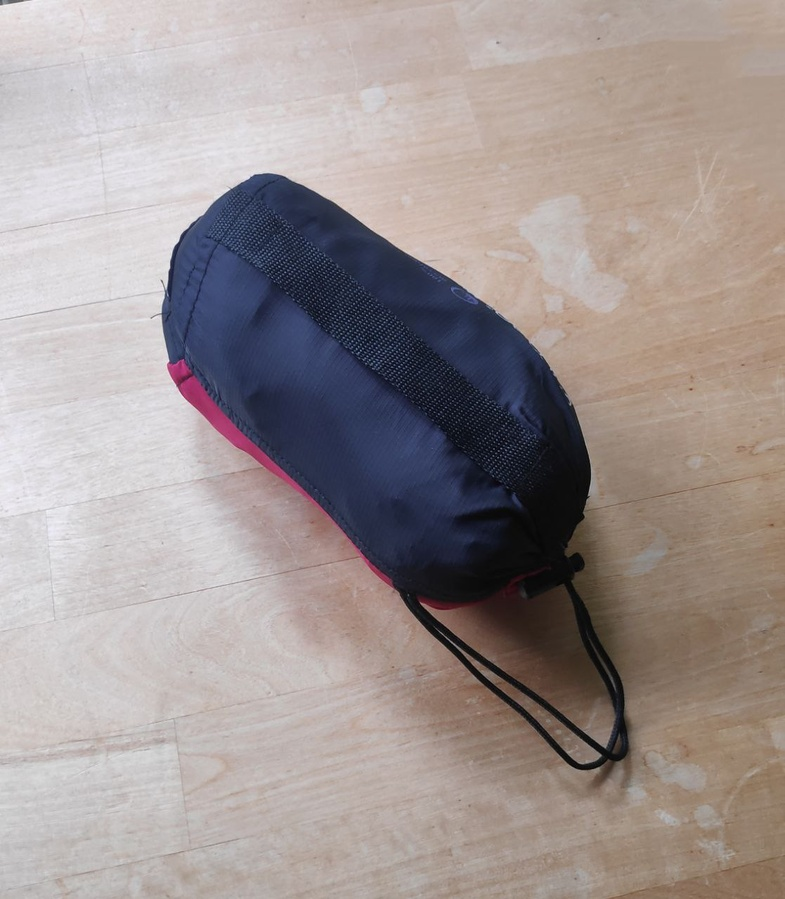
#> input picture lab1/imgs/im_bl.jpg, 785 x 899 px, shrunk from 1117 x 1280 before the run
$ python main.py
#> lines starting #> are read from the running program, lines starting #| are printed output that depends on the picture; after the words box and inside, x2 and y2 are one past the last pixel; in counts of white or black regions, pixels touching at a corner belong together; long printed decimals are rounded
### lab1/otsu.py
from PIL import Image
import pixelprocessor as ppr
import matplotlib.pyplot as plt
import numpy as np

def highlight_by_Otsu(url='imgs/im_bl.jpg', show_mediatorial_res=False):
#> called with url = 'imgs/im_bl.jpg', show_mediatorial_res = False
    img = Image.open(url)
#> img is the input picture: PIL image 785x899 RGB; mean R, G, B 159.1, 149, 147.5
    obj_tone = 'bl'
    pixels = list(img.getdata())
#> pixels = 705715 items
    img_whb= img.copy()
    new_pixels = ppr.conv(pixels)
#> the loop in conv, `for i in pixels:` made 705715 passes
#> (i, aver) on passes 1 to 3: ((84, 91, 97), 90), ((87, 94, 100), 93), ((123, 130, 136), 129)
#> new_pixels = 705715 items
    # if(obj_tone == 'wh'):
    #     new_pixels = ppr.invert_greyscale(new_pixels)
    img_whb.putdata(new_pixels)
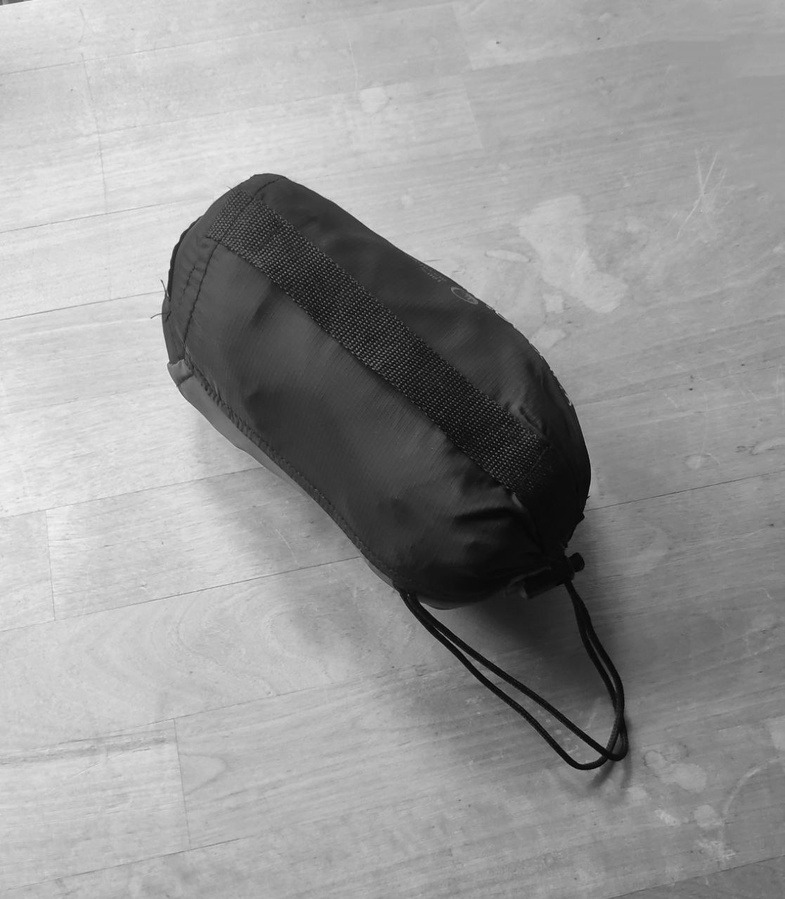
#> img_whb: PIL image 785x899 RGB; min 2, max 244, mean 151.5
    pixels = list(img_whb.getdata())
    if(show_mediatorial_res):
        img.show()

    histogram = ppr.histogram_bw(pixels)
#> the loop in histogram_bw, `for pixel in pixels:` made 705715 passes
#> pixel on passes 1 to 3: (90, 90, 90), (93, 93, 93), (129, 129, 129)
#> after the loop in histogram_bw, `for pixel in pixels:`: histogram_counter = 256 items
    if(show_mediatorial_res):
        plt.plot(histogram)
        plt.show()

    prob = ppr.probabilities_of_lightness(histogram)
#> prob = 256 values, max 0.0113 at index 155, min 0 at index 0, mean 0.00391

    max_treshold = max(prob)
#> max_treshold = 0.0113
    Imax = prob.index(max_treshold)
#> Imax = 155
    q1, q2, mu1, mu2 = [0]*Imax, [0]*Imax, [0]*Imax, [0]*Imax
#> q1 = 155 values from 0 to 0; q2 = 155 values from 0 to 0; mu1 = 155 values from 0 to 0; mu2 = 155 values from 0 to 0
    gd1, gd2 = [0]*Imax, [0]*Imax #group despersion %n  / σ²
#> gd1 = 155 values from 0 to 0; gd2 = 155 values from 0 to 0
    total_disp = [0]*Imax
#> total_disp = 155 values from 0 to 0

    def fill_variables(treshold):
        q1[treshold] = sum(prob[:treshold])
        q2[treshold] = sum(prob[treshold+1:Imax])
        if(q1[treshold]==0):return
        mu1[treshold] = sum({i*prob[i]/q1[treshold] for i in range(treshold)})
        mu2[treshold] = sum({i*prob[i]/q2[treshold] for i in range(treshold+1,Imax)})
        gd1[treshold] = sum({
            (i-mu1[treshold])**2*prob[i]/q1[treshold] for i in range(treshold)
            })
        gd2[treshold] = sum({
            (i-mu2[treshold])**2*prob[i]/q2[treshold] for i in range(treshold+1, Imax)
            })
        # total_disp[treshold] = q1[treshold]*gd1[treshold]+q2[treshold]*gd2[treshold]
        total_disp[treshold] = q1[treshold]*q2[treshold]*((mu1[treshold]-mu2[treshold])**2)

    for t in range(Imax):
        fill_variables(t)

    print(
        "q1: ", q1[:5], "\n",
        "q2: ", q2[:5], "\n",
        "mu1: ", mu1[:5], "\n",
        "mu2: ", mu2[:5], "\n",
        "gd1: ", gd1[:5], "\n",
        "gd2: ", gd2[:5], "\n",
        "total_disp: ", total_disp[:100], "\n",
        "len: ", len(q1), len(q2), len(mu1), len(mu2), len(total_disp), "\n",
        "Imax: ", Imax, "\n",
        "Full len (prob): ", len(prob)
    )
#> (printed output is left out)

    t_opt = np.argmax(total_disp)
#> t_opt = 91
    print('t_opt: ', t_opt)
#| t_opt:  91

    masked_pixels = ppr.mask(pixels, t_opt, obj_tone=obj_tone)
#> the loop in mask, `for i in range(len(pixels)):` made 705715 passes
#> mask_pixel_tone on passes 1 to 3: 255, 0, 0
#> after the loop in mask, `for i in range(len(pixels)):`: pixels = 705715 items
#> masked_pixels = 705715 items
    # if(obj_tone == 'wh'):
    #     masked_pixels = ppr.invert_greyscale(masked_pixels)
    mask_img = img_whb.copy()
    mask_img.putdata(masked_pixels)
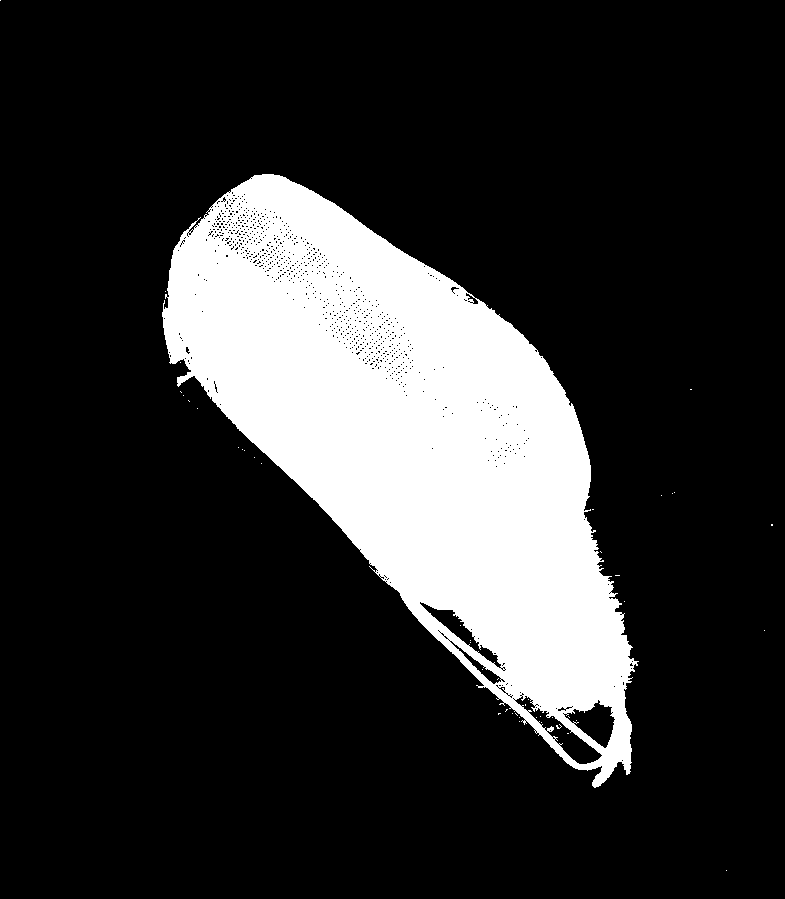
#> mask_img: PIL image 785x899 RGB; 19.1% white; 45 white regions (44 under 20 px), largest, box (x1, y1, x2, y2) and area: (162, 174, 639, 788) 134704
    if(show_mediatorial_res):
        mask_img.show()

    new_img_from_mask_pixels = ppr.img_from_mask(list(img.getdata()), masked_pixels)
#> new_img_from_mask_pixels = 705715 items
    result_img = img.copy()
    result_img.putdata(new_img_from_mask_pixels)
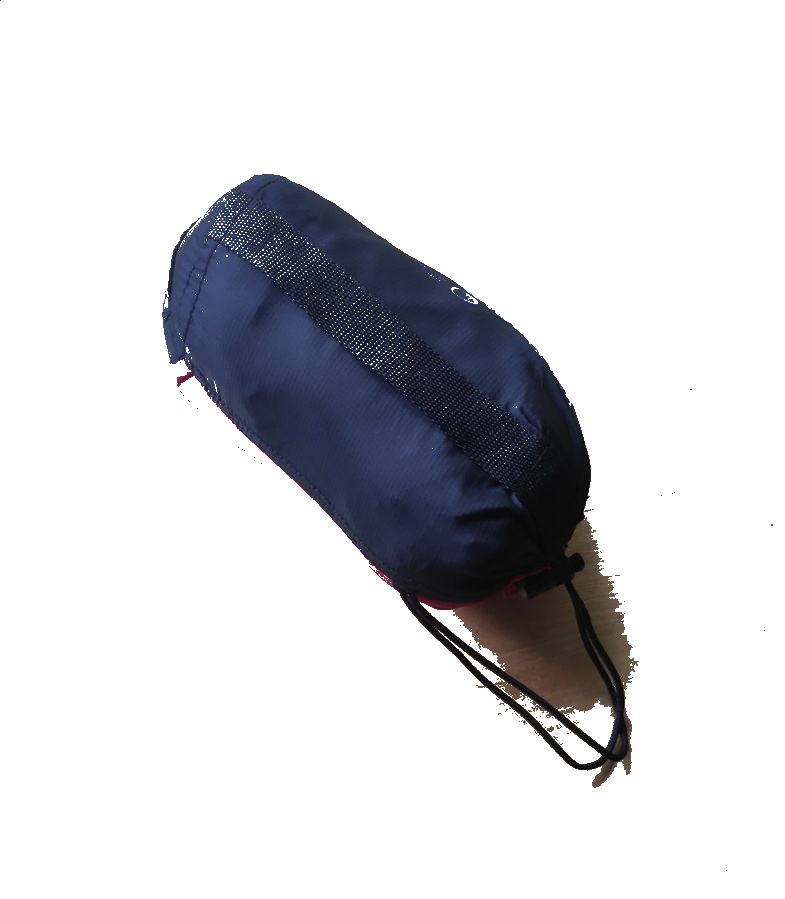
#> result_img: PIL image 785x899 RGB; mean R, G, B 214.4, 214.9, 218.4
    if(show_mediatorial_res):
        result_img.show()
    return result_img

### lab1/pixelprocessor.py


def IS_valid_pixels_list(pixels):
    if(type(pixels) is not list):
        return False
    if(len(pixels)==0):
        return False
    if(type(pixels[0][0]) is not int):
        return False
    print("data is valid")
    return True

# [5 lines left out: function IS_BW, not called in this run]


# requires List type of pixels. Use list(img.getdata()), img -PIL Image obj
# returns new pixels in white/black format
def conv(pixels):
    if(IS_valid_pixels_list(pixels) is False):
        return
    converted = []
    for i in pixels:
        aver = int(sum(i)/3)
        converted.append((aver, aver, aver))
    return(converted)

# only for white black pixel set
# returns histogram as list
def histogram_bw(pixels):
    if(not IS_valid_pixels_list(pixels) and not IS_BW(pixels)):
        return

    histogram_counter = {i:0 for i in range(256)}
    for pixel in pixels:
        histogram_counter[pixel[0]] += 1
    histogram = histogram_counter.values()
    return histogram


# histogram should be of whb photo
def probabilities_of_lightness(histogram):
    probabilities = []
    s = sum(histogram)
    for h in histogram:
        probabilities.append(h/s)
    return probabilities

#t_opt - optimal treshold
#obj_tone= 'bl' or 'wh'
def mask(pixels, t_opt, obj_tone="bl"):
    if(not IS_valid_pixels_list(pixels) and not IS_BW(pixels)):
        return

    if(obj_tone=='bl'):
        mi_t, ma_t = 255, 0
    else:
        mi_t, ma_t = 0, 255

    for i in range(len(pixels)):
        mask_pixel_tone = (mi_t if pixels[i][0]<=t_opt else ma_t)
        pixels[i] = (mask_pixel_tone,mask_pixel_tone,mask_pixel_tone)
    return pixels

#returns image pixels by provided mask
def img_from_mask(original_img_pixels, mask_pixels):
    if(not IS_valid_pixels_list(mask_pixels)):
        return
    if(len(mask_pixels) != len(original_img_pixels)):
        return

    new_original_img_pixels = original_img_pixels
    for i in range(len(mask_pixels)):
        if(mask_pixels[i][0]==0):
            new_original_img_pixels[i] = (255,255,255)

    return new_original_img_pixels


# [9 lines left out: function invert_greyscale, not called in this run]

### lab1/main.py
from otsu import highlight_by_Otsu
from PIL import Image

img_url = 'imgs/im_bl.jpg'
img = highlight_by_Otsu(img_url)
img.show()

$ run again, with lab1/imgs/im_color.jpg copied over lab1/imgs/im_bl.jpg
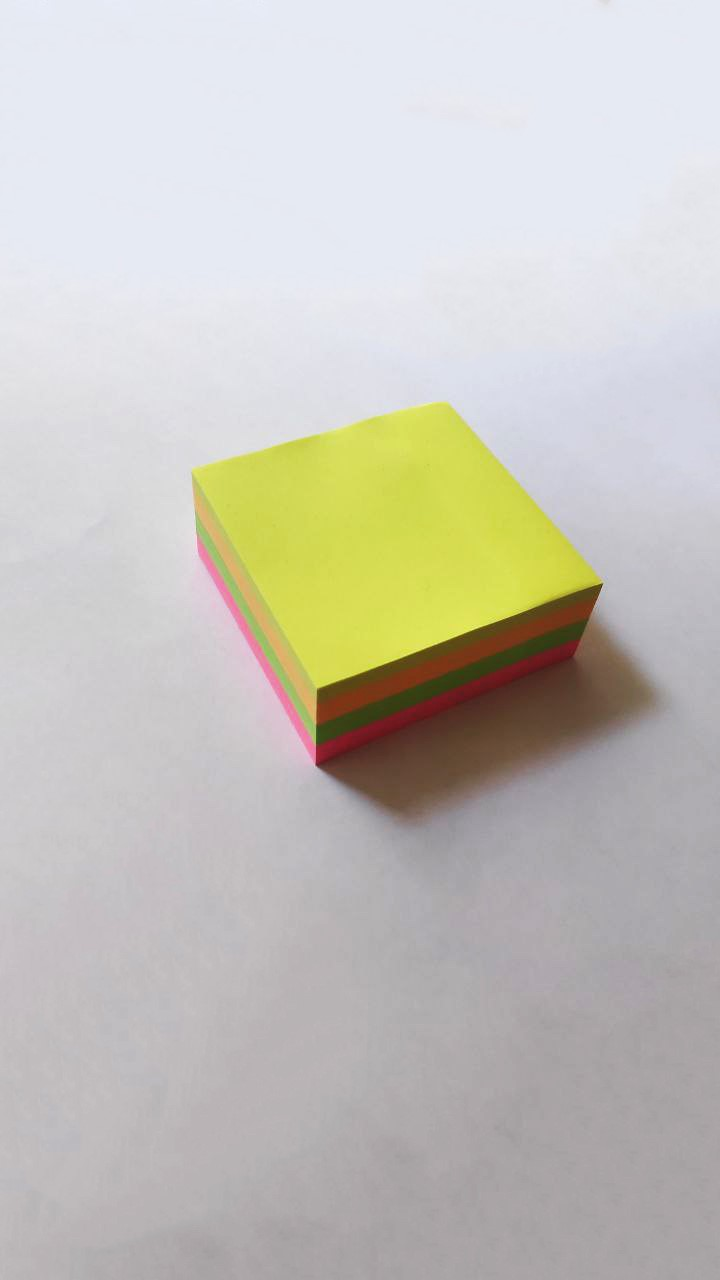
#> input picture lab1/imgs/im_color.jpg, 720 x 1280 px
#> in highlight_by_Otsu, img is the input picture: PIL image 720x1280 RGB; mean R, G, B 197.7, 195.3, 188
#> in highlight_by_Otsu, `pixels = list(img.getdata())`: pixels = 921600 items
#> the loop in conv, `for i in pixels:` made 921600 passes
#> (i, aver) on passes 1 to 3: ((230, 234, 243), 235), ((230, 234, 243), 235), ((230, 234, 243), 235)
#> the loop in histogram_bw, `for pixel in pixels:` made 921600 passes
#> pixel on passes 1 to 3: (235, 235, 235), (235, 235, 235), (235, 235, 235)
#> after the loop in histogram_bw, `for pixel in pixels:`: histogram_counter = 256 items
#> prob = 256 values, max 0.181 at index 235, min 0 at index 0, mean 0.00391
#> max_treshold = 0.181
#> Imax = 235
#> q1 = 235 values from 0 to 0
#> (printed output is left out)
#> t_opt = 131
#| t_opt:  131
#> after the loop in mask, `for i in range(len(pixels)):`: pixels = 921600 items
#> in highlight_by_Otsu, `mask_img.putdata(masked_pixels)`:
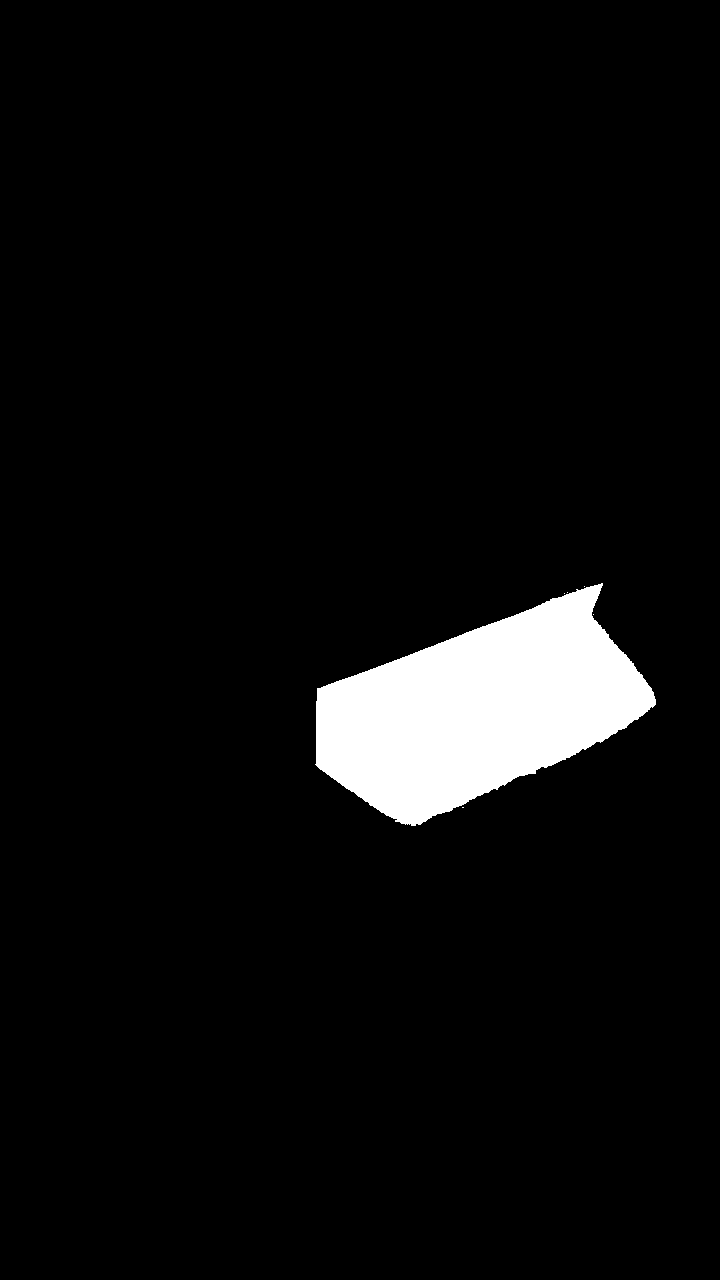
#> mask_img: PIL image 720x1280 RGB; 5.1% white; 6 white regions (5 under 20 px), largest, box (x1, y1, x2, y2) and area: (315, 583, 656, 826) 47178
#> in highlight_by_Otsu, `result_img.putdata(new_img_from_mask_pixels)`:
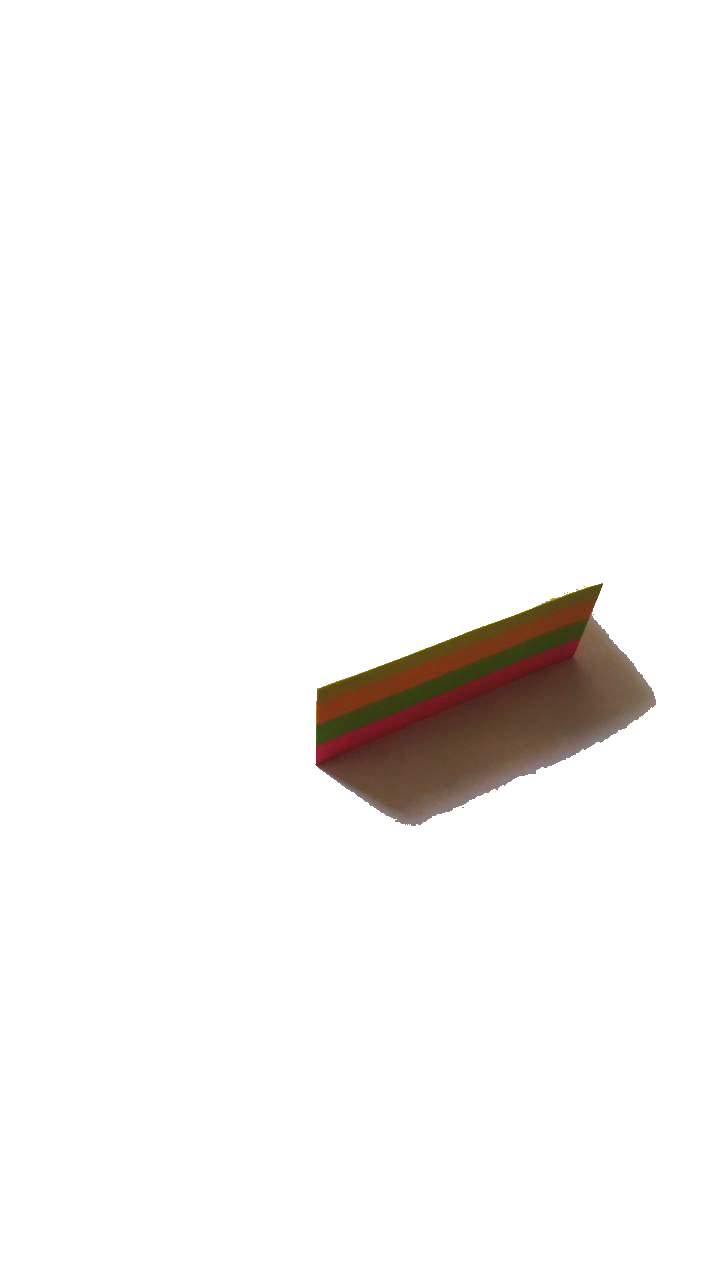
#> result_img: PIL image 720x1280 RGB; mean R, G, B 247.1, 245.4, 244.4
